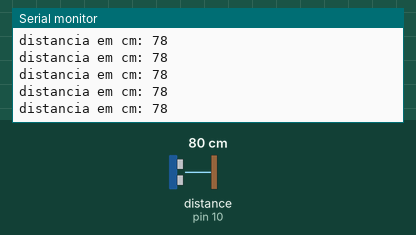
This sketch was run on a simulated Arduino Uno, built with avr-gcc and run on an emulated ATmega328P. On the bench: the last lines printed to the serial monitor. Wiring (inferred from the names in the program): ultrasonic range finder: trigger pin 9; echo pin 10. The test bench sets the inputs (shaded band); at power-on: distance to the obstacle (sensor on pin 10) 80 cm. The echo pulse lasts 58.3 µs per cm.

Above: at 1.2 s.
1.3 s: distance to the obstacle (sensor on pin 10) set to 35 cm
At 1.39 s:
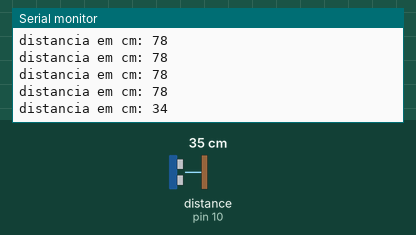
4.3 s: distance to the obstacle (sensor on pin 10) set to 2 cm
At 4.3 s:
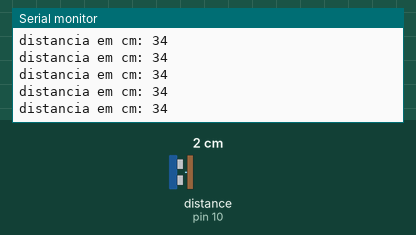
5.8 s: distance to the obstacle (sensor on pin 10) set to 9 cm
At 5.83 s:
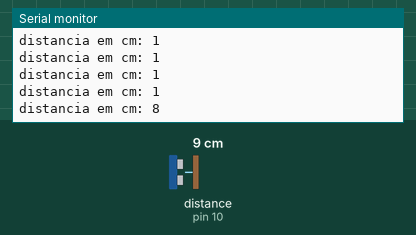
8.8 s: distance to the obstacle (sensor on pin 10) set to 35 cm
At 8.89 s:
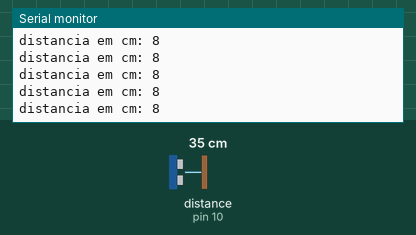
Timing chart, 0 to 11.8 s (numbered marks = the images above; inputs shaded):
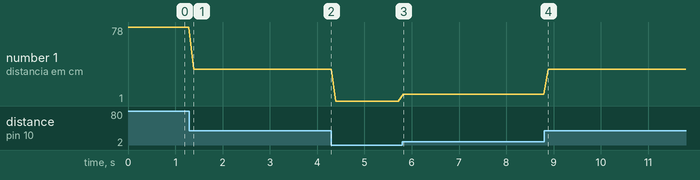

Measured:
- after the input at 1.3 s, the serial monitor: prints a new line after 0.09 s (image 1)
- after the input at 5.8 s, the serial monitor: prints a new line at once (image 3)
- plotted number 1: 78 → 34 after the input at 1.3 s, 34 → 1 after the input at 4.3 s, 1 → 8 after the input at 5.8 s, 8 → 34 after the input at 8.8 s

The sketch:

ultramedirdist.ino
```cpp
const byte trigger_Pin = 9;
const byte echo_Pin = 10;

unsigned long duration;
unsigned int distance;

void setup()
{
  Serial.begin(9600);
  pinMode(echo_Pin, INPUT);
  pinMode(trigger_Pin, OUTPUT);
}

void loop()
{
  digitalWrite(trigger_Pin, LOW);
  delay(1);
  digitalWrite(trigger_Pin, HIGH);
  delayMicroseconds(10);
  digitalWrite(trigger_Pin, LOW);

  duration = pulseIn(echo_Pin, HIGH);
  distance = duration * 0.017;

  Serial.print("\ndistancia em cm: ");
  Serial.print(distance);
  delay(100);
}
```
